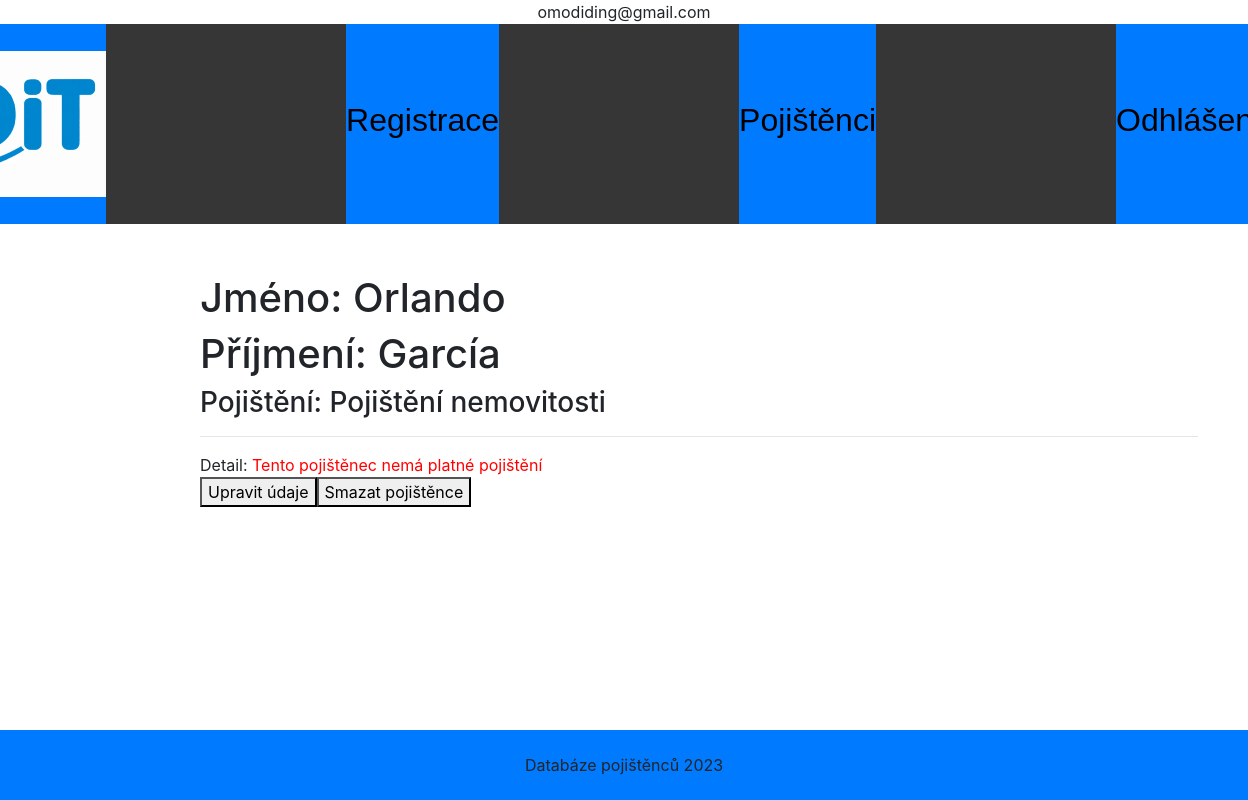
The page /databaze_pojistencu/7/pojistenec_detail/ (signed in) on the database its author committed.
### databaze_pojistencu/models.py (models this page shows, shortened)
class Uzivatel(AbstractBaseUser):
    email = models.EmailField(max_length = 300, unique=True)
    is_admin = models.BooleanField(default=False)
    class Meta:
        verbose_name = "uživatel"
        verbose_name_plural = "uživatelé"
    objects = UzivatelManager()
    USERNAME_FIELD = "email"

class Pojistenec(models.Model):
    jmeno = models.CharField(max_length=200, verbose_name="Jméno")
    prijmeni = models.CharField(max_length=180, verbose_name="Příjmení")
    vek = models.CharField(max_length=180, default='', verbose_name="Věk")
    adresa = models.CharField(max_length=180, default='', verbose_name="Adresa")
    pojisteni = models.ForeignKey(Pojisteni, on_delete=models.SET_NULL, null=True, verbose_name="Druh pojištění")
    detail_pojisteni = models.ManyToManyField(Detail_pojisteni)
    def __init__(self, *args, **kwargs):
        super(Pojistenec, self).__init__(*args, **kwargs)
    class Meta:
        verbose_name="Pojištěnec"
        verbose_name_plural="Pojištěnci"

class Pojisteni(models.Model):
    nazev_pojisteni = models.CharField(max_length=80, verbose_name="Pojištění")
    class Meta:
        verbose_name="Pojištění"
        verbose_name_plural="Pojištění"

### databaze_pojistencu/views.py (the view, shortened to what this page needs)
# urls.py: path("<int:pk>/pojistenec_detail/", views.CurrentPojistenecView.as_view(), name="pojistenec_detail"),
class CurrentPojistenecView(generic.DetailView):
    model = Pojistenec
    template_name = "databaze_pojistencu/pojistenec_detail.html"
    def get(self, request, pk):
        try:
            pojistenec = self.get_object()
        except:
            return redirect("pojistenec_index")
        return render(request, self.template_name, {"pojistenec" : pojistenec})

### databaze_pojistencu/templates/databaze_pojistencu/pojistenec_detail.html (shortened to what this page needs)
{% extends "base.html" %}
{% block content %}
    <h1> Jméno: {{ pojistenec.jmeno }} </h1>
    <h1> Příjmení: {{ pojistenec.prijmeni }} </h1></small>
    <h3> Pojištění: {{pojistenec.pojisteni.nazev_pojisteni}} </h3>
    <hr>
    <form method="POST">
        {% if user.is_admin %}Detail: {% if pojisteni.tagy.all.0 %} {% for tag in pojisteni.tagy.all %} <div class="btn btn-primary">{{tag.tag_title}} </div> {% endfor %} {% else %} <span style="color: red;">Tento pojištěnec nemá platné pojištění</span> {% endif %}<br><button name="edit">Upravit údaje</button><button name="delete">Smazat pojištěnce</button>{% endif %}
    </form>
{% endblock %}

### databaze_pojistencu/templates/base.html (shortened to what this page needs)
<!DOCTYPE html>
<html lang="cs">
<head>
    {% load staticfiles %}
    <link rel="stylesheet" href={% static 'css/style.css' %} type="text/css">
    <link rel="stylesheet" href={% static 'css/bootstrap.min.css' %} type = "text/css"/>
</head>
<body>
    <div class="text-center">{{request.user.email}}</div>
    <nav>
        <div class="flex_box">
            <div class="nav_item"> <img src="{% static 'databaze_pojistencu/did.png' %}" alt="pismena" id="logo"></div>
			{% if user.is_admin %}<div class="nav_item"><a href={% url "novy_pojistenec" %}><h2>Registrace</h2></a></div>{% endif %}
            <div class="nav_item"> <a href={% url "pojistenec_index" %}><h2>Pojištěnci</h2></a></div>
            {% if user.is_authenticated %}<div class="nav_item"><a href={% url "logout" %}><h2>Odhlášení</h2></a></div>{% endif %}
        </div>
    </nav>
    <div class="content">
    {% block content %}
    {% endblock %}
    </div>
    <footer>
        Databáze pojištěnců 2023
    </footer>
</body>
</html>

### databaze_pojistencu/static/css/style.css (style rules this page uses)
html, body { width: 100%; height: 100%; margin: 0; }
nav { width: 100%; height: 200px; background-color: #363636; color: rgb(255, 255, 255); }
.flex_box { width: 100%; height: 100px; display: flex; justify-content: center; }
.flex_box a { font-family: "Helvetica", sans-serif; display: flex; justify-content: center; align-items: center; text-decoration: none; color: rgb(0, 0, 0); }
.nav_item { margin-left: 60px; margin-right: 180px; background-color: #007bff; height: 200px; display: flex; justify-content: center; align-items: center; color: rgb(0, 0, 0); font-family: system-ui, -apple-system, BlinkMacSystemFont, 'Segoe UI', Roboto, Oxygen, Ubuntu, Cantarell, 'Open Sans', 'Helvetica Neue', sans-serif; font-size: large; flex-grow: 1; }
.content { width: 80%; margin: auto; margin-top: 50px; margin-left: 200px; margin-bottom: 80px; }
footer { position: fixed; width: 100%; height: 70; background-color: #007bff; text-align: center; line-height: 70px; vertical-align: middle; bottom: 0; }

### rows shown on the page
Uzivatel: user.email "omodiding@gmail.com"
Pojistenec: jmeno "Orlando", prijmeni "García", pojisteni.nazev_pojisteni "Pojištění nemovitosti"
